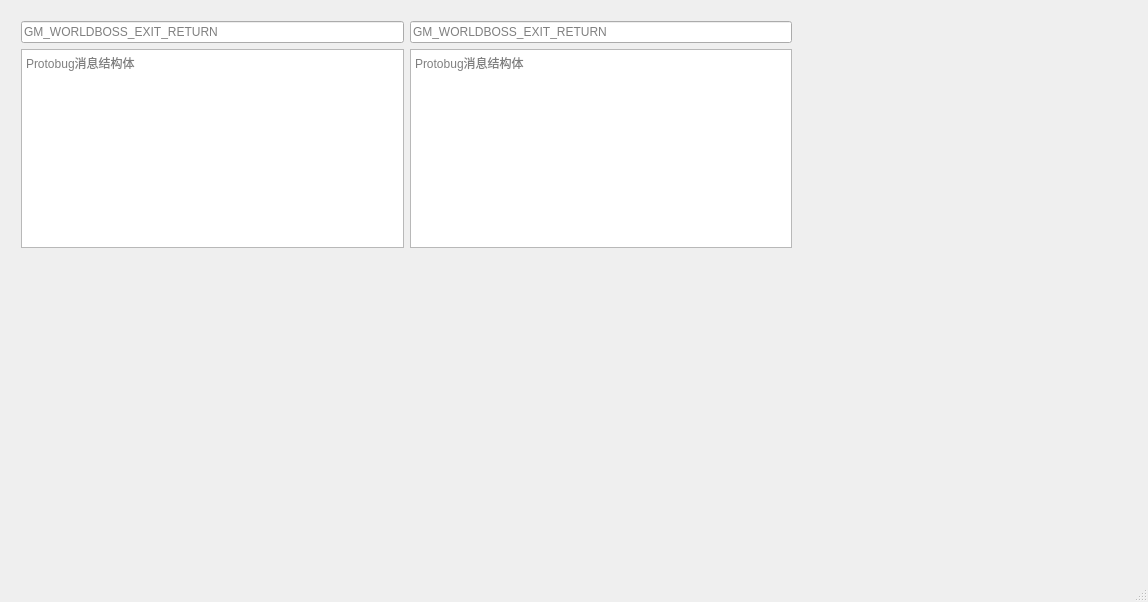
<?xml version="1.0" encoding="UTF-8"?>
<ui version="4.0">
 <class>MainWindow</class>
 <widget class="QMainWindow" name="MainWindow">
  <property name="geometry">
   <rect>
    <x>0</x>
    <y>0</y>
    <width>1148</width>
    <height>602</height>
   </rect>
  </property>
  <property name="windowTitle">
   <string>MainWindow</string>
  </property>
  <widget class="QWidget" name="centralwidget">
   <widget class="QWidget" name="">
    <property name="geometry">
     <rect>
      <x>21</x>
      <y>21</y>
      <width>771</width>
      <height>227</height>
     </rect>
    </property>
    <layout class="QGridLayout" name="gridLayout">
     <item row="0" column="0">
      <layout class="QVBoxLayout" name="verticalLayout">
       <item>
        <widget class="QLineEdit" name="lineEdit">
         <property name="text">
          <string/>
         </property>
         <property name="placeholderText">
          <string>GM_WORLDBOSS_EXIT_RETURN</string>
         </property>
        </widget>
       </item>
       <item>
        <widget class="QTextEdit" name="textEdit">
         <property name="placeholderText">
          <string>Protobug消息结构体</string>
         </property>
        </widget>
       </item>
      </layout>
     </item>
     <item row="0" column="1">
      <layout class="QVBoxLayout" name="verticalLayout_2">
       <item>
        <widget class="QLineEdit" name="lineEdit_2">
         <property name="text">
          <string/>
         </property>
         <property name="placeholderText">
          <string>GM_WORLDBOSS_EXIT_RETURN</string>
         </property>
        </widget>
       </item>
       <item>
        <widget class="QTextEdit" name="textEdit_2">
         <property name="placeholderText">
          <string>Protobug消息结构体</string>
         </property>
        </widget>
       </item>
      </layout>
     </item>
    </layout>
   </widget>
  </widget>
  <widget class="QMenuBar" name="menubar">
   <property name="geometry">
    <rect>
     <x>0</x>
     <y>0</y>
     <width>1148</width>
     <height>26</height>
    </rect>
   </property>
  </widget>
  <widget class="QStatusBar" name="statusbar"/>
 </widget>
 <resources/>
 <connections/>
</ui>
